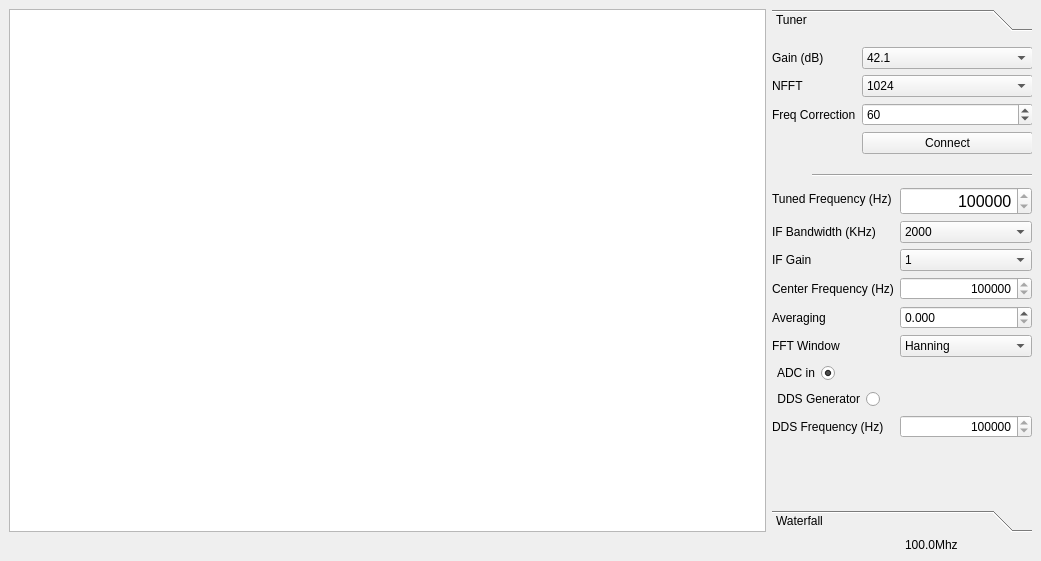
<?xml version="1.0" encoding="UTF-8"?>
<ui version="4.0">
 <class>MainWindow</class>
 <widget class="QMainWindow" name="MainWindow">
  <property name="geometry">
   <rect>
    <x>0</x>
    <y>0</y>
    <width>1041</width>
    <height>561</height>
   </rect>
  </property>
  <property name="windowTitle">
   <string>EBAZ4205 SDR Spectrum Analyzer</string>
  </property>
  <widget class="QWidget" name="centralwidget">
   <layout class="QGridLayout" name="gridLayout" columnstretch="6,0,0">
    <property name="sizeConstraint">
     <enum>QLayout::SetDefaultConstraint</enum>
    </property>
    <item row="1" column="0">
     <widget class="SpChartView" name="spChartView"/>
    </item>
    <item row="2" column="2">
     <widget class="QLabel" name="lblFreq">
      <property name="text">
       <string>100.0Mhz</string>
      </property>
     </widget>
    </item>
    <item row="1" column="1" colspan="2">
     <widget class="QToolBox" name="toolBox">
      <property name="minimumSize">
       <size>
        <width>260</width>
        <height>0</height>
       </size>
      </property>
      <property name="maximumSize">
       <size>
        <width>300</width>
        <height>16777215</height>
       </size>
      </property>
      <property name="currentIndex">
       <number>0</number>
      </property>
      <widget class="QWidget" name="page_2">
       <property name="geometry">
        <rect>
         <x>0</x>
         <y>0</y>
         <width>260</width>
         <height>458</height>
        </rect>
       </property>
       <attribute name="label">
        <string>Tuner</string>
       </attribute>
       <widget class="QWidget" name="layoutWidget">
        <property name="geometry">
         <rect>
          <x>0</x>
          <y>10</y>
          <width>261</width>
          <height>121</height>
         </rect>
        </property>
        <layout class="QFormLayout" name="formLayout_3">
         <item row="0" column="0">
          <widget class="QLabel" name="label_3">
           <property name="enabled">
            <bool>true</bool>
           </property>
           <property name="text">
            <string>Gain (dB)</string>
           </property>
          </widget>
         </item>
         <item row="0" column="1">
          <widget class="QComboBox" name="comboBoxGain">
           <property name="enabled">
            <bool>true</bool>
           </property>
           <property name="editable">
            <bool>false</bool>
           </property>
           <property name="currentText">
            <string>42.1</string>
           </property>
           <property name="currentIndex">
            <number>23</number>
           </property>
           <item>
            <property name="text">
             <string>0.0</string>
            </property>
           </item>
           <item>
            <property name="text">
             <string>0.9</string>
            </property>
           </item>
           <item>
            <property name="text">
             <string>1.4</string>
            </property>
           </item>
           <item>
            <property name="text">
             <string>2.7</string>
            </property>
           </item>
           <item>
            <property name="text">
             <string>3.7</string>
            </property>
           </item>
           <item>
            <property name="text">
             <string>7,7</string>
            </property>
           </item>
           <item>
            <property name="text">
             <string>8.7</string>
            </property>
           </item>
           <item>
            <property name="text">
             <string>12.5</string>
            </property>
           </item>
           <item>
            <property name="text">
             <string>14.4</string>
            </property>
           </item>
           <item>
            <property name="text">
             <string>15.7</string>
            </property>
           </item>
           <item>
            <property name="text">
             <string>16.6</string>
            </property>
           </item>
           <item>
            <property name="text">
             <string>19.7</string>
            </property>
           </item>
           <item>
            <property name="text">
             <string>20.7</string>
            </property>
           </item>
           <item>
            <property name="text">
             <string>22.9</string>
            </property>
           </item>
           <item>
            <property name="text">
             <string>25.4</string>
            </property>
           </item>
           <item>
            <property name="text">
             <string>28.0</string>
            </property>
           </item>
           <item>
            <property name="text">
             <string>29.7</string>
            </property>
           </item>
           <item>
            <property name="text">
             <string>32.8</string>
            </property>
           </item>
           <item>
            <property name="text">
             <string>33.8</string>
            </property>
           </item>
           <item>
            <property name="text">
             <string>36.4</string>
            </property>
           </item>
           <item>
            <property name="text">
             <string>37.2</string>
            </property>
           </item>
           <item>
            <property name="text">
             <string>38.6</string>
            </property>
           </item>
           <item>
            <property name="text">
             <string>40.2</string>
            </property>
           </item>
           <item>
            <property name="text">
             <string>42.1</string>
            </property>
           </item>
           <item>
            <property name="text">
             <string>43.4</string>
            </property>
           </item>
           <item>
            <property name="text">
             <string>43.9</string>
            </property>
           </item>
           <item>
            <property name="text">
             <string>44.5</string>
            </property>
           </item>
           <item>
            <property name="text">
             <string>48.0</string>
            </property>
           </item>
           <item>
            <property name="text">
             <string>49.6</string>
            </property>
           </item>
          </widget>
         </item>
         <item row="1" column="0">
          <widget class="QLabel" name="label_4">
           <property name="enabled">
            <bool>true</bool>
           </property>
           <property name="text">
            <string>NFFT</string>
           </property>
          </widget>
         </item>
         <item row="1" column="1">
          <widget class="QComboBox" name="comboBoxNFFT">
           <property name="enabled">
            <bool>true</bool>
           </property>
           <property name="editable">
            <bool>false</bool>
           </property>
           <property name="currentText">
            <string>1024</string>
           </property>
           <property name="currentIndex">
            <number>0</number>
           </property>
           <item>
            <property name="text">
             <string>1024</string>
            </property>
           </item>
           <item>
            <property name="text">
             <string>2048</string>
            </property>
           </item>
           <item>
            <property name="text">
             <string>4096</string>
            </property>
           </item>
           <item>
            <property name="text">
             <string>8192</string>
            </property>
           </item>
          </widget>
         </item>
         <item row="2" column="1">
          <widget class="QSpinBox" name="spinBoxPPM">
           <property name="minimum">
            <number>1</number>
           </property>
           <property name="maximum">
            <number>200</number>
           </property>
           <property name="value">
            <number>60</number>
           </property>
          </widget>
         </item>
         <item row="2" column="0">
          <widget class="QLabel" name="label_5">
           <property name="enabled">
            <bool>true</bool>
           </property>
           <property name="text">
            <string>Freq Correction</string>
           </property>
          </widget>
         </item>
         <item row="3" column="1">
          <widget class="QPushButton" name="pushButtonConnect">
           <property name="text">
            <string>Connect</string>
           </property>
          </widget>
         </item>
        </layout>
       </widget>
       <widget class="Line" name="line">
        <property name="geometry">
         <rect>
          <x>40</x>
          <y>130</y>
          <width>231</width>
          <height>16</height>
         </rect>
        </property>
        <property name="orientation">
         <enum>Qt::Horizontal</enum>
        </property>
       </widget>
       <widget class="QWidget" name="layoutWidget">
        <property name="geometry">
         <rect>
          <x>0</x>
          <y>150</y>
          <width>260</width>
          <height>291</height>
         </rect>
        </property>
        <layout class="QFormLayout" name="formLayout">
         <item row="3" column="1">
          <widget class="QSpinBox" name="spinBoxFrequency">
           <property name="alignment">
            <set>Qt::AlignRight|Qt::AlignTrailing|Qt::AlignVCenter</set>
           </property>
           <property name="minimum">
            <number>100000</number>
           </property>
           <property name="maximum">
            <number>32000000</number>
           </property>
           <property name="singleStep">
            <number>1000</number>
           </property>
          </widget>
         </item>
         <item row="4" column="0">
          <widget class="QLabel" name="label">
           <property name="text">
            <string>Averaging</string>
           </property>
          </widget>
         </item>
         <item row="4" column="1">
          <widget class="QDoubleSpinBox" name="doubleSpinBoxAlfa">
           <property name="decimals">
            <number>3</number>
           </property>
           <property name="maximum">
            <double>1.000000000000000</double>
           </property>
           <property name="singleStep">
            <double>0.001000000000000</double>
           </property>
           <property name="stepType">
            <enum>QAbstractSpinBox::DefaultStepType</enum>
           </property>
           <property name="value">
            <double>0.000000000000000</double>
           </property>
          </widget>
         </item>
         <item row="5" column="0">
          <widget class="QLabel" name="label_6">
           <property name="enabled">
            <bool>true</bool>
           </property>
           <property name="text">
            <string>FFT Window</string>
           </property>
          </widget>
         </item>
         <item row="5" column="1">
          <widget class="QComboBox" name="comboBoxWindow">
           <property name="enabled">
            <bool>true</bool>
           </property>
           <property name="editable">
            <bool>false</bool>
           </property>
           <property name="currentText">
            <string>Hanning</string>
           </property>
           <property name="currentIndex">
            <number>4</number>
           </property>
           <item>
            <property name="text">
             <string>None</string>
            </property>
           </item>
           <item>
            <property name="text">
             <string>Bartlett</string>
            </property>
           </item>
           <item>
            <property name="text">
             <string>Blackman</string>
            </property>
           </item>
           <item>
            <property name="text">
             <string>Hamming</string>
            </property>
           </item>
           <item>
            <property name="text">
             <string>Hanning</string>
            </property>
           </item>
          </widget>
         </item>
         <item row="8" column="1">
          <widget class="QSpinBox" name="spinBoxGenFrequency">
           <property name="alignment">
            <set>Qt::AlignRight|Qt::AlignTrailing|Qt::AlignVCenter</set>
           </property>
           <property name="minimum">
            <number>100000</number>
           </property>
           <property name="maximum">
            <number>30000000</number>
           </property>
           <property name="singleStep">
            <number>1000</number>
           </property>
           <property name="value">
            <number>20000000</number>
           </property>
          </widget>
         </item>
         <item row="8" column="0">
          <widget class="QLabel" name="label_7">
           <property name="text">
            <string>DDS Frequency (Hz)</string>
           </property>
          </widget>
         </item>
         <item row="6" column="0">
          <widget class="QRadioButton" name="radioButtonADC">
           <property name="layoutDirection">
            <enum>Qt::RightToLeft</enum>
           </property>
           <property name="text">
            <string>ADC in</string>
           </property>
           <property name="checked">
            <bool>true</bool>
           </property>
          </widget>
         </item>
         <item row="7" column="0">
          <widget class="QRadioButton" name="radioButtonGenerator">
           <property name="layoutDirection">
            <enum>Qt::RightToLeft</enum>
           </property>
           <property name="text">
            <string>DDS Generator</string>
           </property>
          </widget>
         </item>
         <item row="0" column="0">
          <widget class="QLabel" name="label_8">
           <property name="text">
            <string>Tuned Frequency (Hz)</string>
           </property>
          </widget>
         </item>
         <item row="0" column="1">
          <widget class="QSpinBox" name="spinBoxTunedFrequency">
           <property name="font">
            <font>
             <pointsize>12</pointsize>
            </font>
           </property>
           <property name="alignment">
            <set>Qt::AlignRight|Qt::AlignTrailing|Qt::AlignVCenter</set>
           </property>
           <property name="minimum">
            <number>100000</number>
           </property>
           <property name="maximum">
            <number>32000000</number>
           </property>
           <property name="displayIntegerBase">
            <number>10</number>
           </property>
          </widget>
         </item>
         <item row="1" column="0">
          <widget class="QLabel" name="label_9">
           <property name="text">
            <string>IF Bandwidth (KHz)</string>
           </property>
          </widget>
         </item>
         <item row="2" column="0">
          <widget class="QLabel" name="label_10">
           <property name="text">
            <string>IF Gain</string>
           </property>
          </widget>
         </item>
         <item row="2" column="1">
          <widget class="QComboBox" name="comboBoxIFGain">
           <item>
            <property name="text">
             <string>1</string>
            </property>
           </item>
           <item>
            <property name="text">
             <string>2</string>
            </property>
           </item>
           <item>
            <property name="text">
             <string>4</string>
            </property>
           </item>
           <item>
            <property name="text">
             <string>8</string>
            </property>
           </item>
           <item>
            <property name="text">
             <string>16</string>
            </property>
           </item>
           <item>
            <property name="text">
             <string>32</string>
            </property>
           </item>
           <item>
            <property name="text">
             <string>64</string>
            </property>
           </item>
           <item>
            <property name="text">
             <string>128</string>
            </property>
           </item>
           <item>
            <property name="text">
             <string>256</string>
            </property>
           </item>
           <item>
            <property name="text">
             <string>512</string>
            </property>
           </item>
           <item>
            <property name="text">
             <string>1024</string>
            </property>
           </item>
          </widget>
         </item>
         <item row="1" column="1">
          <widget class="QComboBox" name="comboBoxIFBandwidth">
           <property name="currentText">
            <string>2000</string>
           </property>
           <property name="placeholderText">
            <string/>
           </property>
           <item>
            <property name="text">
             <string>2000</string>
            </property>
           </item>
           <item>
            <property name="text">
             <string>1000</string>
            </property>
           </item>
           <item>
            <property name="text">
             <string>500</string>
            </property>
           </item>
           <item>
            <property name="text">
             <string>250</string>
            </property>
           </item>
           <item>
            <property name="text">
             <string>125</string>
            </property>
           </item>
           <item>
            <property name="text">
             <string>60</string>
            </property>
           </item>
           <item>
            <property name="text">
             <string>30</string>
            </property>
           </item>
           <item>
            <property name="text">
             <string>16</string>
            </property>
           </item>
           <item>
            <property name="text">
             <string>8</string>
            </property>
           </item>
           <item>
            <property name="text">
             <string>4</string>
            </property>
           </item>
           <item>
            <property name="text">
             <string>2</string>
            </property>
           </item>
           <item>
            <property name="text">
             <string>1</string>
            </property>
           </item>
          </widget>
         </item>
         <item row="3" column="0">
          <widget class="QLabel" name="label_2">
           <property name="text">
            <string>Center Frequency (Hz)</string>
           </property>
          </widget>
         </item>
        </layout>
       </widget>
      </widget>
      <widget class="QWidget" name="toolBoxLevel">
       <property name="geometry">
        <rect>
         <x>0</x>
         <y>0</y>
         <width>260</width>
         <height>458</height>
        </rect>
       </property>
       <attribute name="label">
        <string>Waterfall</string>
       </attribute>
       <layout class="QHBoxLayout" name="horizontalLayout_2">
        <property name="leftMargin">
         <number>0</number>
        </property>
        <property name="topMargin">
         <number>0</number>
        </property>
        <property name="rightMargin">
         <number>0</number>
        </property>
        <property name="bottomMargin">
         <number>0</number>
        </property>
        <item>
         <layout class="QVBoxLayout" name="verticalLayout"/>
        </item>
       </layout>
      </widget>
     </widget>
    </item>
   </layout>
  </widget>
 </widget>
 <customwidgets>
  <customwidget>
   <class>SpChartView</class>
   <extends>QGraphicsView</extends>
   <header>spchartview.h</header>
  </customwidget>
 </customwidgets>
 <resources/>
 <connections/>
</ui>
